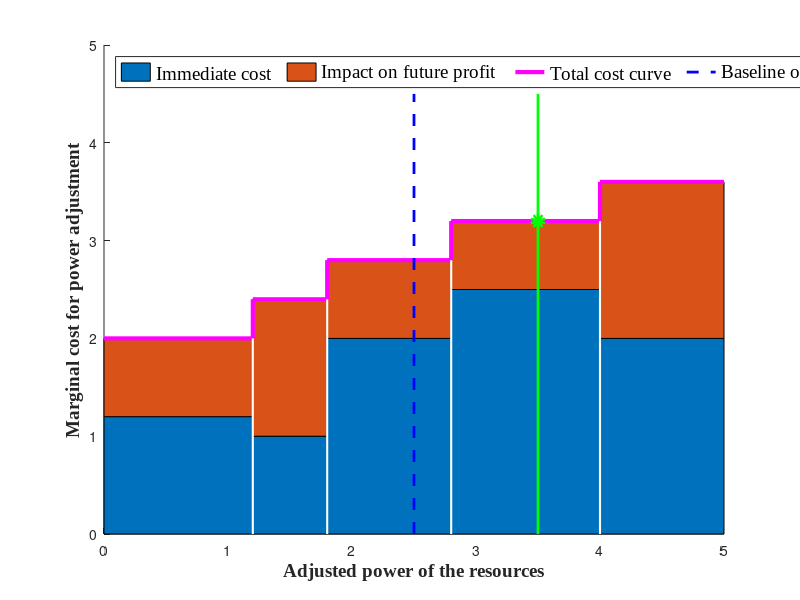

MATLAB code to generate this figure: (Note: this script raises an error after producing the figure.)
%% 画一个图形摘要
close;
% 立即成本
p_base = [0, 1.2, 1.8, 2.8, 4, 5];
c_imm = [1.2, 1, 2, 2.5, 2.0];

% 对未来的影响
c_total = [2, 2.4, 2.8, 3.2, 3.6];

x = [p_base(1), reshape(repmat(p_base(2:end-1), 2, 1), 1, 8), p_base(end)];
y_imm = reshape(repmat(c_imm, 2, 1), 1, 10);
y_total = reshape(repmat(c_total, 2, 1), 1, 10);
% 绘制供给曲线的台阶图
figure;
hold on;

% 绘制基准供给线
area(x, [y_imm; y_total - y_imm]');

linewidth = 3;
plot(x, y_total, "-m", 'linewidth', linewidth);
% 基准功率曲线
linewidth = 2;
plot([2.5, 2.5], [0, 4.5], "--b", 'linewidth', linewidth);

% 要求调整的功率
plot([3.5, 3.5], [0, 4.5], "-g", 'linewidth', linewidth);

% 最优运行点
plot([3.5], [3.2], "og", 'linewidth', 5);

% 补上划分的线
for idx = 2 : 2 : 8
    plot([x(idx), x(idx)], [0, y_total(idx)], 'w', 'linewidth', 1.5);
end

% 图例
legend('Immediate cost','Impact on future profit','Total cost curve', ...
    'Baseline output', "Required adjustment", "Optimal operation point", ...
'fontsize',13.5, ...
    'Location','Northwest', ...
'Orientation','horizontal', ...
'NumColumns', 1, ...
'FontName', 'Times New Roman'); 

% 设置坐标轴范围
xlim([0, 5]);
ylim([0, 5]);

%设置figure各个参数
x1 = xlabel('Adjusted power of the resources','FontSize',13.5,'FontName', 'Times New Roman','FontWeight','bold');          %轴标题可以用tex解释
y1 = ylabel('Marginal cost for power adjustment','FontSize',13.5,'FontName', 'Times New Roman','FontWeight','bold');


%% 图片大小
figureUnits = 'centimeters';
figureWidth = 20;
figureHeight = figureWidth * 2.35 / 4;
set(gcf, 'Units', figureUnits, 'Position', [10 10 figureWidth figureHeight]);

    
  % 轴属性
ax = gca;
% 字体与大小
ax.FontSize = 13.5;

% 设置刻度
ax.XTick = 0.5 * (p_base(1 : end - 1) + p_base(2 : end));
ax.YTick = c_total;

% 调整标签
ax.XTickLabel =  {'\Delta p_1','\Delta p_2','\Delta p_3','\Delta p_4','\Delta p_5'};
ax.YTickLabel =  {'c_1','c_2','c_3','c_4','c_5'};
ax.FontName = 'Times New Roman';
% set(gca, "ylim", [-10, 10]);
set(gcf, 'PaperSize', [18.5, 12]);

saveas(gcf,'graph_abstract.pdf');


